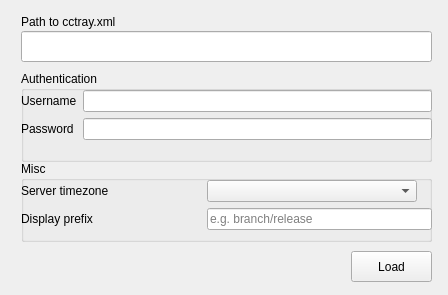
<?xml version="1.0" encoding="UTF-8"?>
<ui version="4.0">
 <class>serverConfigurationDialog</class>
 <widget class="QDialog" name="serverConfigurationDialog">
  <property name="geometry">
   <rect>
    <x>0</x>
    <y>0</y>
    <width>448</width>
    <height>295</height>
   </rect>
  </property>
  <property name="windowTitle">
   <string>Add Server</string>
  </property>
  <layout class="QGridLayout" name="gridLayout_2">
   <item row="0" column="0">
    <widget class="QStackedWidget" name="stackedWidget">
     <property name="currentIndex">
      <number>0</number>
     </property>
     <widget class="QWidget" name="page">
      <widget class="QLabel" name="cctrayUrlLabel">
       <property name="geometry">
        <rect>
         <x>10</x>
         <y>-10</y>
         <width>161</width>
         <height>41</height>
        </rect>
       </property>
       <property name="text">
        <string>Path to cctray.xml</string>
       </property>
       <property name="buddy">
        <cstring>addServerUrl</cstring>
       </property>
      </widget>
      <widget class="QPushButton" name="loadUrlButton">
       <property name="geometry">
        <rect>
         <x>340</x>
         <y>240</y>
         <width>81</width>
         <height>31</height>
        </rect>
       </property>
       <property name="text">
        <string>Load</string>
       </property>
       <property name="autoDefault">
        <bool>false</bool>
       </property>
      </widget>
      <widget class="QLineEdit" name="addServerUrl">
       <property name="geometry">
        <rect>
         <x>10</x>
         <y>20</y>
         <width>411</width>
         <height>31</height>
        </rect>
       </property>
      </widget>
      <widget class="QGroupBox" name="groupBox">
       <property name="geometry">
        <rect>
         <x>10</x>
         <y>60</y>
         <width>411</width>
         <height>91</height>
        </rect>
       </property>
       <property name="title">
        <string>Authentication</string>
       </property>
       <widget class="QWidget" name="formLayoutWidget_2">
        <property name="geometry">
         <rect>
          <x>0</x>
          <y>19</y>
          <width>411</width>
          <height>71</height>
         </rect>
        </property>
        <layout class="QFormLayout" name="formLayout_2">
         <property name="fieldGrowthPolicy">
          <enum>QFormLayout::AllNonFixedFieldsGrow</enum>
         </property>
         <item row="0" column="0">
          <widget class="QLabel" name="usernameLabel">
           <property name="text">
            <string>Username</string>
           </property>
          </widget>
         </item>
         <item row="0" column="1">
          <widget class="QLineEdit" name="username"/>
         </item>
         <item row="1" column="0">
          <widget class="QLabel" name="passwordLabel">
           <property name="text">
            <string>Password</string>
           </property>
          </widget>
         </item>
         <item row="1" column="1">
          <widget class="QLineEdit" name="password">
           <property name="echoMode">
            <enum>QLineEdit::Password</enum>
           </property>
          </widget>
         </item>
        </layout>
       </widget>
      </widget>
      <widget class="QGroupBox" name="groupBox_2">
       <property name="geometry">
        <rect>
         <x>10</x>
         <y>150</y>
         <width>411</width>
         <height>81</height>
        </rect>
       </property>
       <property name="title">
        <string>Misc</string>
       </property>
       <widget class="QWidget" name="formLayoutWidget_3">
        <property name="geometry">
         <rect>
          <x>0</x>
          <y>19</y>
          <width>411</width>
          <height>62</height>
         </rect>
        </property>
        <layout class="QFormLayout" name="formLayout_3">
         <item row="0" column="0">
          <widget class="QLabel" name="timezoneLabel">
           <property name="sizePolicy">
            <sizepolicy hsizetype="Minimum" vsizetype="Preferred">
             <horstretch>0</horstretch>
             <verstretch>0</verstretch>
            </sizepolicy>
           </property>
           <property name="minimumSize">
            <size>
             <width>180</width>
             <height>0</height>
            </size>
           </property>
           <property name="maximumSize">
            <size>
             <width>180</width>
             <height>16777215</height>
            </size>
           </property>
           <property name="text">
            <string>Server timezone</string>
           </property>
           <property name="buddy">
            <cstring>timezoneList</cstring>
           </property>
          </widget>
         </item>
         <item row="1" column="0">
          <widget class="QLabel" name="displayPrefixLabel">
           <property name="sizePolicy">
            <sizepolicy hsizetype="Minimum" vsizetype="Preferred">
             <horstretch>0</horstretch>
             <verstretch>0</verstretch>
            </sizepolicy>
           </property>
           <property name="minimumSize">
            <size>
             <width>180</width>
             <height>0</height>
            </size>
           </property>
           <property name="maximumSize">
            <size>
             <width>180</width>
             <height>16777215</height>
            </size>
           </property>
           <property name="text">
            <string>Display prefix</string>
           </property>
           <property name="buddy">
            <cstring>timezoneList</cstring>
           </property>
          </widget>
         </item>
         <item row="0" column="1">
          <widget class="QComboBox" name="timezoneList">
           <property name="sizePolicy">
            <sizepolicy hsizetype="Minimum" vsizetype="Fixed">
             <horstretch>0</horstretch>
             <verstretch>0</verstretch>
            </sizepolicy>
           </property>
           <property name="minimumSize">
            <size>
             <width>210</width>
             <height>0</height>
            </size>
           </property>
           <property name="maximumSize">
            <size>
             <width>200</width>
             <height>16777215</height>
            </size>
           </property>
          </widget>
         </item>
         <item row="1" column="1">
          <widget class="QLineEdit" name="displayPrefix">
           <property name="minimumSize">
            <size>
             <width>210</width>
             <height>0</height>
            </size>
           </property>
           <property name="placeholderText">
            <string>e.g. branch/release</string>
           </property>
          </widget>
         </item>
        </layout>
       </widget>
      </widget>
     </widget>
     <widget class="QWidget" name="page_2">
      <layout class="QGridLayout" name="gridLayout">
       <item row="0" column="0">
        <widget class="QLabel" name="chooseProjectsLabel">
         <property name="text">
          <string>Choose projects</string>
         </property>
         <property name="buddy">
          <cstring>addServerUrl</cstring>
         </property>
        </widget>
       </item>
       <item row="1" column="0" colspan="3">
        <widget class="QTreeView" name="projectsList">
         <property name="editTriggers">
          <set>QAbstractItemView::NoEditTriggers</set>
         </property>
         <property name="selectionMode">
          <enum>QAbstractItemView::NoSelection</enum>
         </property>
        </widget>
       </item>
       <item row="2" column="1">
        <widget class="QPushButton" name="backButton">
         <property name="text">
          <string>Back</string>
         </property>
         <property name="autoDefault">
          <bool>false</bool>
         </property>
        </widget>
       </item>
       <item row="2" column="2">
        <widget class="QPushButton" name="submitButton">
         <property name="text">
          <string>OK</string>
         </property>
         <property name="autoDefault">
          <bool>false</bool>
         </property>
        </widget>
       </item>
      </layout>
     </widget>
    </widget>
   </item>
  </layout>
 </widget>
 <tabstops>
  <tabstop>addServerUrl</tabstop>
  <tabstop>loadUrlButton</tabstop>
  <tabstop>submitButton</tabstop>
  <tabstop>projectsList</tabstop>
 </tabstops>
 <resources/>
 <connections>
  <connection>
   <sender>addServerUrl</sender>
   <signal>returnPressed()</signal>
   <receiver>loadUrlButton</receiver>
   <slot>click()</slot>
   <hints>
    <hint type="sourcelabel">
     <x>283</x>
     <y>27</y>
    </hint>
    <hint type="destinationlabel">
     <x>365</x>
     <y>30</y>
    </hint>
   </hints>
  </connection>
  <connection>
   <sender>submitButton</sender>
   <signal>clicked()</signal>
   <receiver>serverConfigurationDialog</receiver>
   <slot>accept()</slot>
   <hints>
    <hint type="sourcelabel">
     <x>372</x>
     <y>293</y>
    </hint>
    <hint type="destinationlabel">
     <x>55</x>
     <y>292</y>
    </hint>
   </hints>
  </connection>
 </connections>
</ui>
